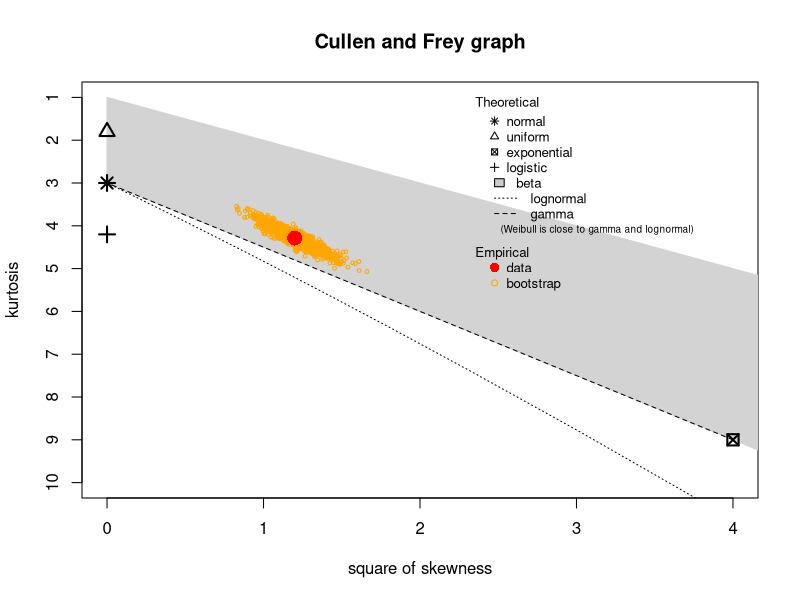
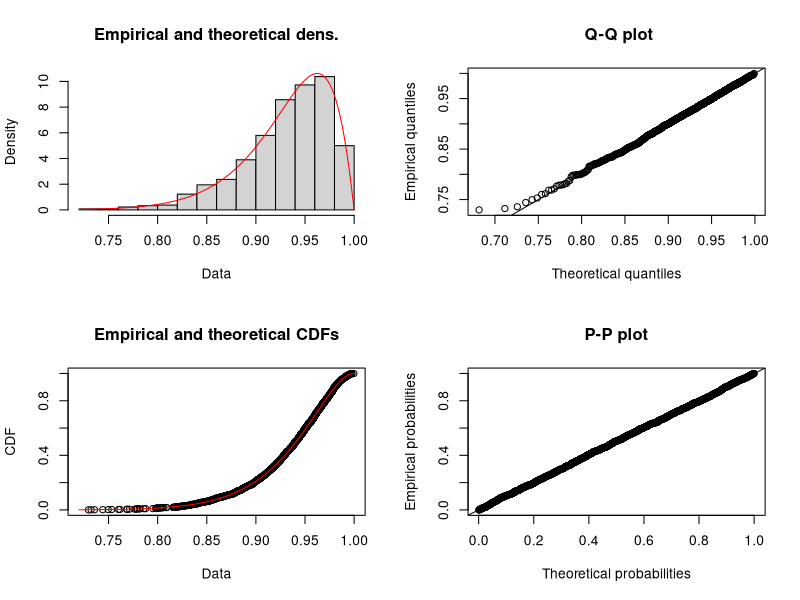
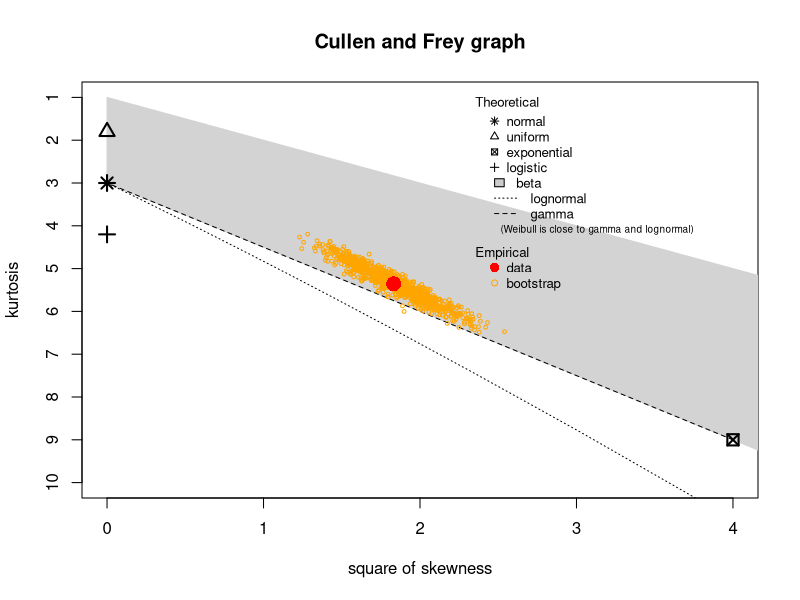

These charts were generated, in order, by the following R code: (Note: this script raises an error after producing the figures.)
#trying to upload
library(MASS)#randomly generate multivariate data
library(rrcov)#performs wilks.test

Cov <- matrix(c(1,0.3,0.3,1),2,2)

#start loop

Wilks.Lamb.vec=NULL
Wilks.F.vec=NULL
Wilks.pval.vec=NULL
x=2000 #How many times it will run
for(i in 1:x){
  
# groups with varying means
grp1 <- as.data.frame(mvrnorm(n=20,rep(0,2),Cov)) #randomly generate multivariate dist. group 1
grp2 <- as.data.frame(mvrnorm(n=20,rep(0,2),Cov)) #randomly generate multivariate dist. group 2 
grp3 <- as.data.frame(mvrnorm(n=20,rep(0,2),Cov)) #randomly generate multivariate dist. group 3

dat <- rbind(grp1,grp2,grp3)
grp_num <- rep(1:3,c(20,20,20))

dat1 <- cbind(grp_num,dat)

test1 <- Wilks.test(dat1[,2:3],grouping=dat1[,1],method="c",approximation="Rao")

Wilks.Lamb.vec <- c(Wilks.Lamb.vec,test1$wilks)
Wilks.F.vec <- c(Wilks.F.vec,test1$statistic)
Wilks.pval.vec <- c(Wilks.pval.vec,test1$p.value)
}

#large histogram 
#(Wilks.F.vec,freq = F, xlab="Rao's F-Approximation", 
#     ylab="Probability Density",ylim=range(0,0.8),
#     main="Distribution of Rao's \n F-Appromimation (N = 15)")
#curve(df(x,4,22), col="red",lwd=3,add=T)

#hist(Wilks.Lamb.vec,freq = F,ylim=range(0,3), xlab="Wilk's lambda", 
     #ylab="Probability Density",
     #main="Distribution of Wilk's Lambda \n (N = 15)")
#curve(dbeta(x,5.295837,1.963113),col="Red",lwd=3,add=T)

#try new method 
library(fitdistrplus)
#Fit wilk's lambda
descdist(Wilks.Lamb.vec, boot=1000)
fit.Lamb <- fitdist(Wilks.Lamb.vec,"beta",start=list(shape1=5,shape2=2))
summary(fit.Lamb)
plot(fit.Lamb)


#fit Rao's f-approx
descdist(Wilks.F.vec,boot=1000)
fit.f <- fitdist(Wilks.F.vec,"f",start=list(df1=4,df2=22))
fit.beta <- fitdist(Wilks.F.vec,"beta")
summary(fit.f)
plot(fit.f)
